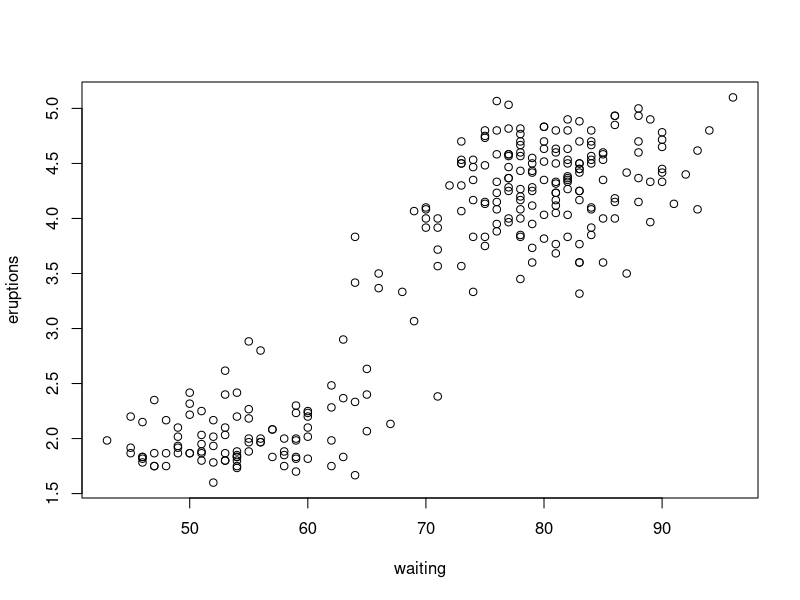
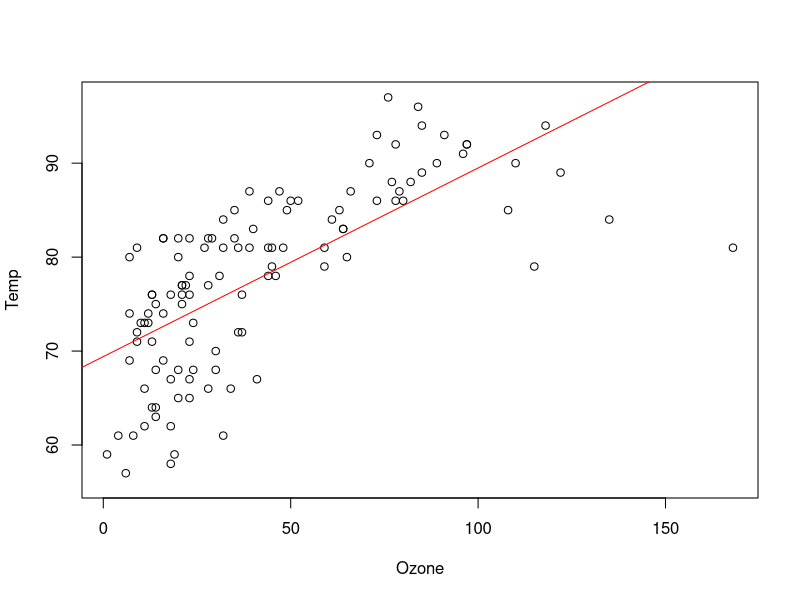
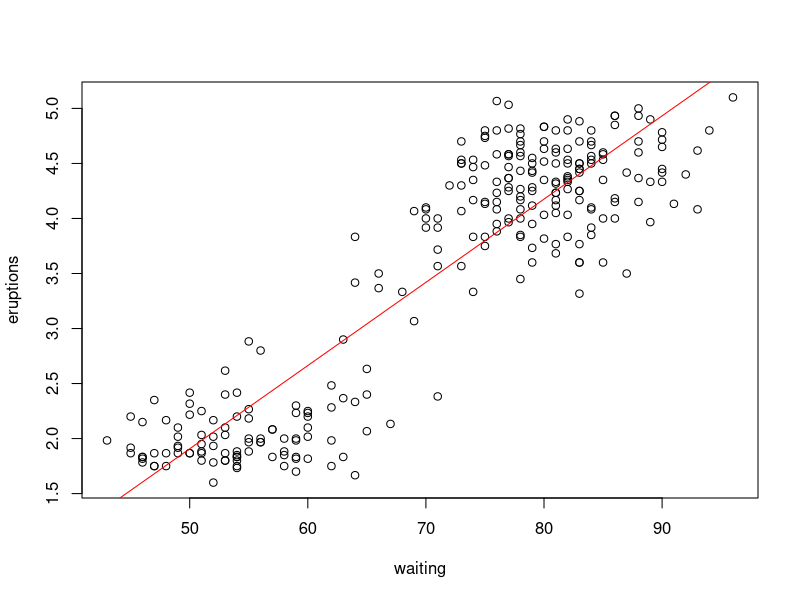

Here is the R script that generated these plots, in order:
#####Exercise 1
##Try to plot and calculate the correlation coefficients between the waiting time between eruptions and the duration of the eruption for the Old Faithful geyser in Yellowstone National Park. The dataset is built in R named faithful.

data(faithful)
head(faithful)

plot(eruptions~waiting, data = faithful)

cor(faithful$eruptions,faithful$waiting)
# R = .9008112
#The high correlation coefficient suggests that the relationship between the variables can be described by a linear model.
#The plot reveals the same thing visually.

#####Exercise 2
##Build another linear model with another independent variable, Ozone, and plot it with estimated regression line.
ozoneMOD = lm(Temp~Ozone, data=airquality)
summary(ozoneMOD)

plot(Temp~Ozone, data=airquality)
abline(lm(Temp~Ozone, data=airquality), col="red")
#intercept = 69.41072 with a p-value of <2e-16 *** showing us that it is significantly different from 0.
#slope = 0.20081, meaning that when you increase 1 unit of ozone, temperature increases 0.20081 units

##Build a linear model to explain if you see longer eruption time if you wait for longer in the faithful dataset.
##waiting = independent variable, eruptions = response variable

geyserMOD = lm(eruptions~waiting, data = faithful)
summary(geyserMOD)

plot(eruptions~waiting, data = faithful)
abline(lm(eruptions~waiting, data = faithful), col="red")
#intercept = -1.874016, with a p-value of <2e-16 *** showing that it is significantly different from 0.
#slope is .075628, meaning that when you increase 1 unit of wind, temperature increases .075628 units

#####Exercise 3
##Calculate the residual standard error (RSE) and mean square error (MSE) manually for the model you built last time (Ozone as the independent variable).

#manually calculate the residual standard error (RSE)
resids = residuals(ozoneMOD) ##calculate the residuals
RSS = sum(resids^2) ##calculate the residual sum of squares
RSE = sqrt(RSS/summary(ozoneMOD)$df[2])
RSE # = 6.818914
##The RSE is the variance of all residuals. It expresses the variability of the dependent variable that is not explained by our model.

#manually calculate the mean square error (MSE)
MSE = RSS/summary(ozoneMOD)$df[2]
MSE #MSE = 46.49759
##The MSE is the standard deviation of all residuals.

#check the MSE with the anova() function
anova(ozoneMOD)
#Analysis of Variance Table

#Response: Temp
#            Df  Sum Sq   Mean Sq   F value    Pr(>F)    
#Ozone       1   5046.3   5046.3    108.53     < 2.2e-16 ***
#Residuals 114   5300.7    46.5 

#The MSE (Mean Sq) is roughly the same in the ANOVA table. 
